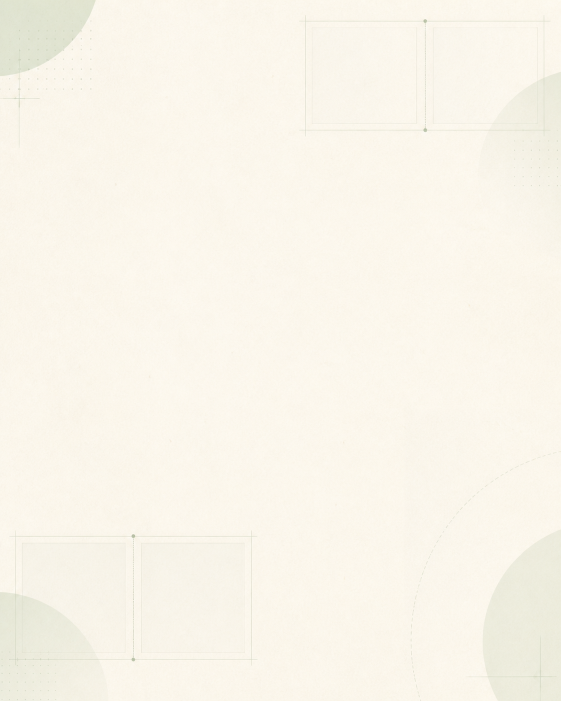
#> input picture docs/external-links/2026-08-26/linkedin-foldwell/background-imagegen.png, 1122 x 1402 px (shown at 1/2 size)
$ python generate_linkedin_foldwell.py
#> lines starting #> are read from the running program, lines starting #| are printed output that depends on the picture
from pathlib import Path
from PIL import Image, ImageDraw, ImageFont, ImageOps


ROOT = Path(__file__).resolve().parents[3]
OUT = Path(__file__).resolve().parent / "linkedin-foldwell"
OUT.mkdir(parents=True, exist_ok=True)

BG_SOURCE = Path(__file__).resolve().parent / "linkedin-foldwell/background-imagegen.png"

W, H = 1080, 1350
INK = "#20312d"
MUTED = "#61716c"
SAGE = "#78978c"
GREEN = "#177451"
RED = "#b74343"
AMBER = "#a36a18"
PAPER = "#fffdf7"
FONT = "/System/Library/Fonts/SFNS.ttf"
FONT_BOLD = "/System/Library/Fonts/Supplemental/Arial Bold.ttf"


def font(size: int, bold: bool = False):
    return ImageFont.truetype(FONT_BOLD if bold else FONT, size=size)


def canvas():
    bg = Image.open(BG_SOURCE).convert("RGB")
    return ImageOps.fit(bg, (W, H), method=Image.Resampling.LANCZOS)


def rounded_card(draw, box, fill="#fffefb", outline="#d9e0dc", radius=28, width=2):
    draw.rounded_rectangle(box, radius=radius, fill=fill, outline=outline, width=width)


def text(draw, xy, value, size, color=INK, bold=False, anchor=None, spacing=8):
    draw.multiline_text(
        xy,
        value,
        font=font(size, bold),
        fill=color,
        anchor=anchor,
        spacing=spacing,
        align="center" if anchor and anchor.startswith("m") else "left",
    )


def brand(draw, slide):
    text(draw, (70, 62), "PAIRVU", 23, SAGE, True)
    text(draw, (1010, 62), f"{slide}/5", 20, MUTED, False, "ra")


def fit_image(path, size):
    img = Image.open(path).convert("RGB")
    return ImageOps.fit(img, size, method=Image.Resampling.LANCZOS)


def pair_block(base, original, candidate, y=360):
    d = ImageDraw.Draw(base)
    card_w, card_h, gap = 450, 500, 36
    x1 = (W - card_w * 2 - gap) // 2
    x2 = x1 + card_w + gap
    for x, label, path in [(x1, "ORIGINAL", original), (x2, "CANDIDATE", candidate)]:
        rounded_card(d, (x, y, x + card_w, y + card_h), radius=24)
        text(d, (x + 24, y + 28), label, 20, MUTED, True)
        img = fit_image(path, (402, 402))
        base.paste(img, (x + 24, y + 72))


def save(img, name):
    img.save(OUT / name, format="PNG", optimize=True)


def slide_cover():
    img = canvas()
#> in canvas, bg is the input picture: PIL image 1122x1402 RGB; mean R, G, B 249.4, 245.1, 234.1
    d = ImageDraw.Draw(img)
    brand(d, 1)
    text(d, (W // 2, 270), "THREE OUTCOMES", 28, SAGE, True, "mm")
    text(d, (W // 2, 425), "Every AI product image\nQA workflow needs", 64, INK, True, "mm", 16)
    for x, label, color in [(230, "FAIL", RED), (540, "PASS", GREEN), (850, "REVIEW", AMBER)]:
        rounded_card(d, (x - 125, 650, x + 125, 770), fill=PAPER, outline=color, radius=30, width=4)
        text(d, (x, 710), label, 34, color, True, "mm")
    text(d, (W // 2, 920), "A controlled visual QA example\nfor AI-generated product photography", 35, MUTED, False, "mm", 12)
    text(d, (W // 2, 1225), "Swipe to see why uncertainty must not become a pass.", 25, INK, True, "mm")
    save(img, "01-cover.png")
#> in save, `img.save(OUT / name, format="PNG", optimize=True)`:
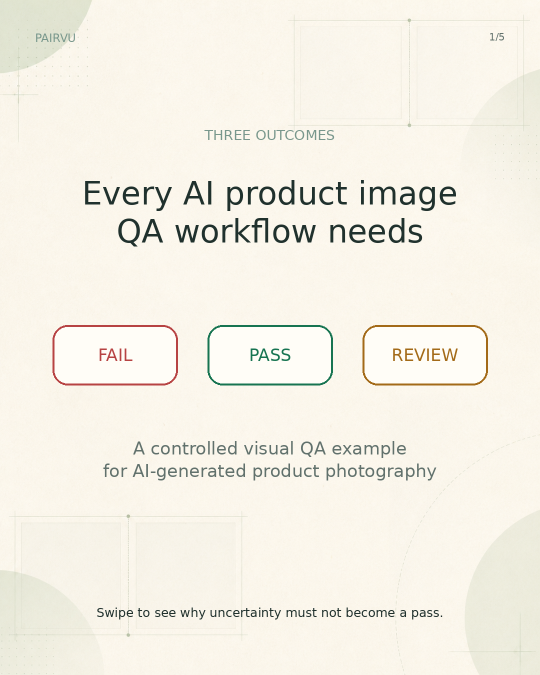
#> saved as 01-cover.png: PIL image 1080x1350 RGB (shown at 1/2 size); mean R, G, B 244.4, 240.5, 229.7


def slide_fail():
    img = canvas()
    d = ImageDraw.Draw(img)
    brand(d, 2)
    text(d, (70, 145), "FAIL", 34, RED, True)
    text(d, (70, 200), "The visible product changed", 48, INK, True)
    pair_block(
        img,
        ROOT / "public/examples/foldwell-scent-count-change/original.png",
        ROOT / "public/examples/foldwell-scent-count-change/candidate.png",
        320,
    )
    rounded_card(d, (80, 880, 1000, 1160), fill="#fff9f7", outline="#e5b8b4", radius=28, width=3)
    text(d, (120, 930), "CONFIRMED CHANGES", 22, RED, True)
    text(d, (120, 990), "Fresh Linen → Unscented\n30 sheets → 20 sheets", 38, INK, True, spacing=18)
    text(d, (120, 1105), "A creative edit must not change visible product claims.", 24, MUTED)
    save(img, "02-fail.png")


# [60 lines left out: functions slide_pass, slide_review, slide_close, not called in this run]


slide_cover()
#> (the run stopped early here; a loop or call above may not have finished)

$ run again, with fixtures/structured-evidence/production-repair/synthetic-blue-box-source.png copied over docs/external-links/2026-08-26/linkedin-foldwell/background-imagegen.png
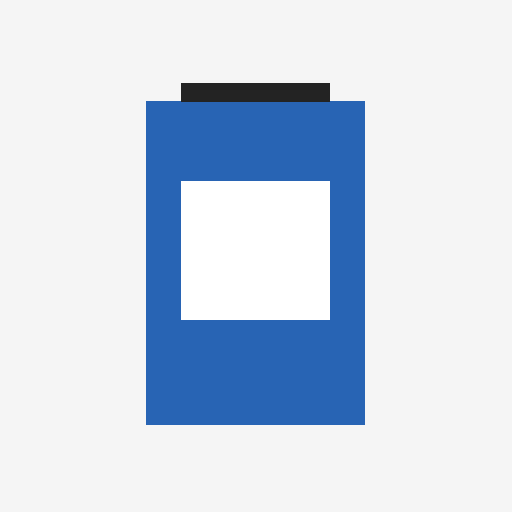
#> input picture fixtures/structured-evidence/production-repair/synthetic-blue-box-source.png, 512 x 512 px
#> in canvas, bg is the input picture: PIL image 512x512 RGB; mean R, G, B 204.3, 215.8, 231.1
#> in canvas, `return ImageOps.fit(bg, (W, H), method=Image.Resampling.LANCZOS)`:
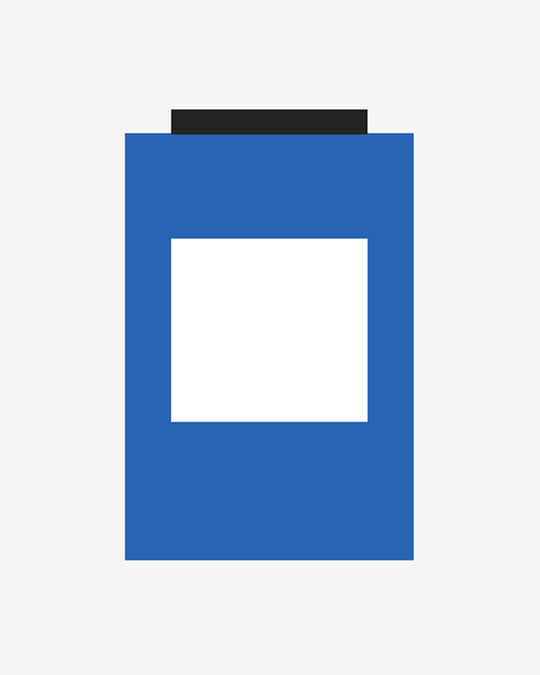
#> returned value: PIL image 1080x1350 RGB (shown at 1/2 size); mean R, G, B 194.1, 208.5, 227.6
#> in save, `img.save(OUT / name, format="PNG", optimize=True)`:
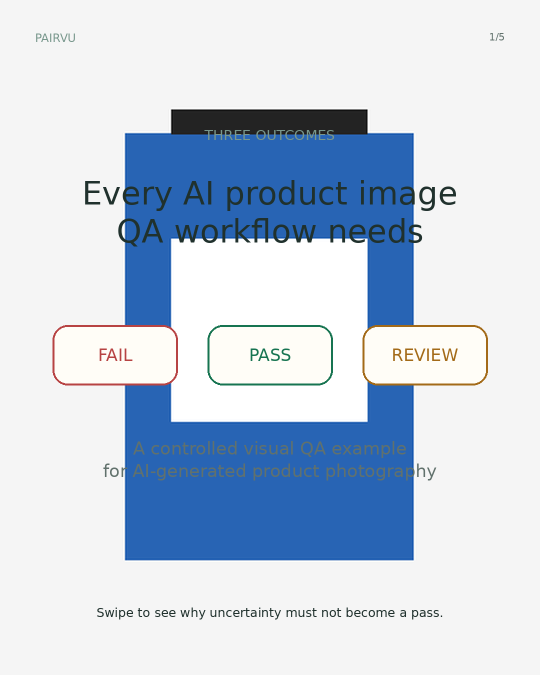
#> saved as 01-cover.png: PIL image 1080x1350 RGB (shown at 1/2 size); mean R, G, B 195.8, 208.4, 224.3

$ run again, with operations/evidence/UPG-05/qa-original-candidate-evidence/browser-review-proof.png copied over docs/external-links/2026-08-26/linkedin-foldwell/background-imagegen.png
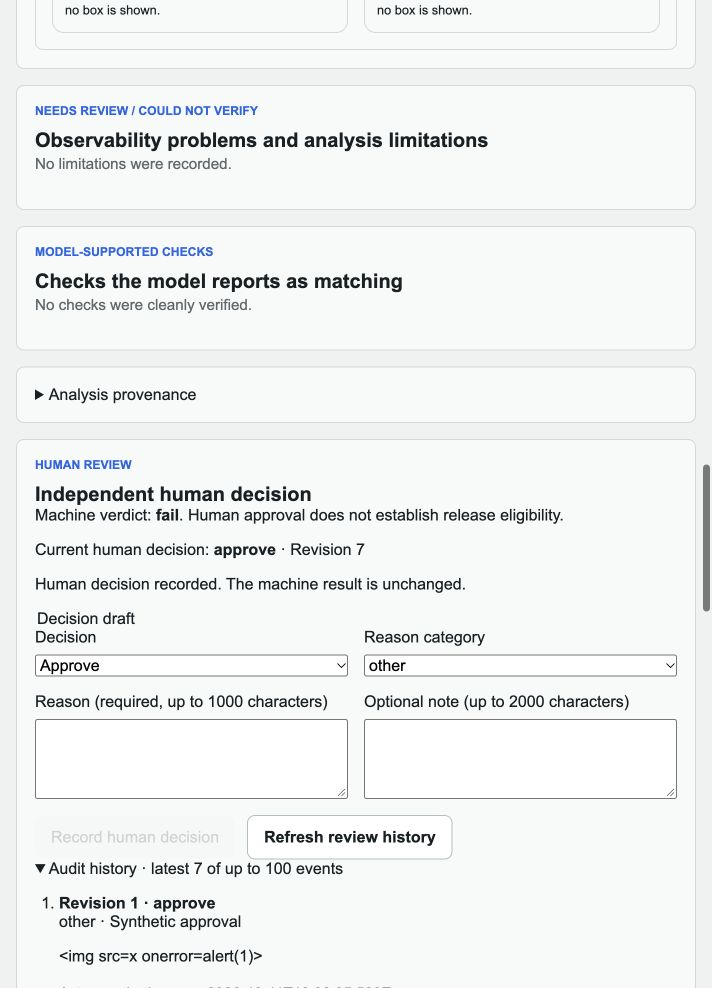
#> input picture operations/evidence/UPG-05/qa-original-candidate-evidence/browser-review-proof.png, 712 x 988 px
#> in canvas, bg is the input picture: PIL image 712x988 RGB; mean R, G, B 239, 241.1, 240.7
#> in canvas, `return ImageOps.fit(bg, (W, H), method=Image.Resampling.LANCZOS)`:
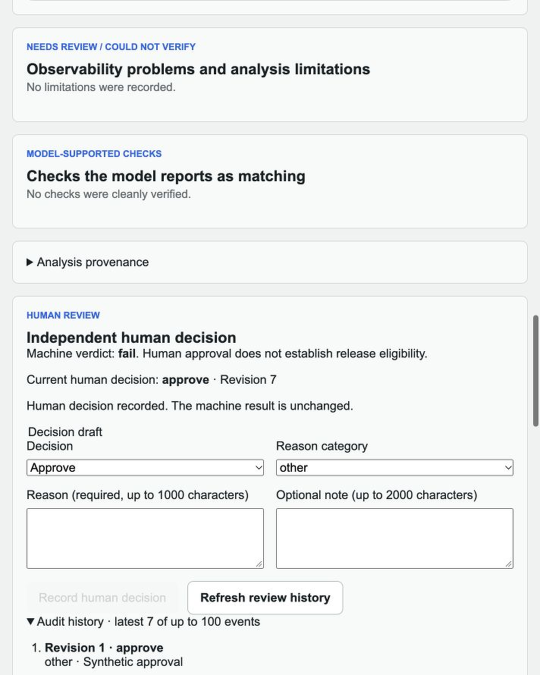
#> returned value: PIL image 1080x1350 RGB (shown at 1/2 size); mean R, G, B 238.4, 240.4, 240.1
#> in save, `img.save(OUT / name, format="PNG", optimize=True)`:
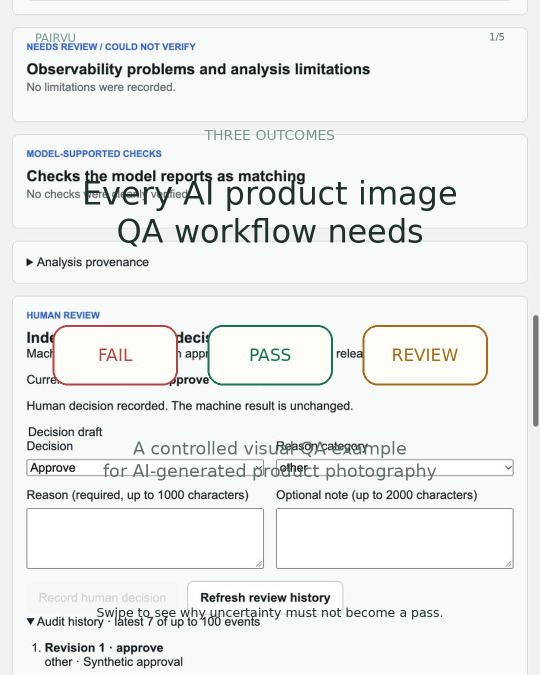
#> saved as 01-cover.png: PIL image 1080x1350 RGB (shown at 1/2 size); mean R, G, B 235.1, 237.1, 236
